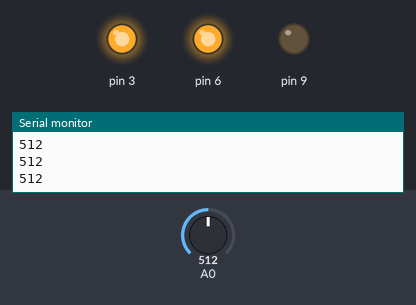
The sketch below on a simulated Arduino Uno, built with avr-gcc and run on an emulated ATmega328P. Parts: output pins drawn as LEDs (lit = HIGH), the last lines printed to the serial monitor. The inputs (shaded band) are chosen by the test bench; at power-on: A0 = 512.

Above: at 1.2 s.
1.3 s: A0 set to 494
At 2.3 s:
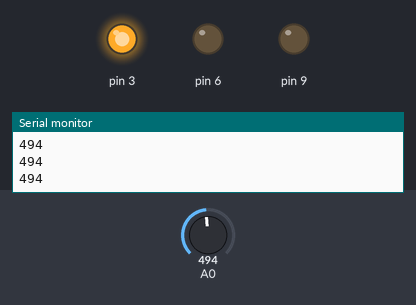
2.8 s: A0 set to 272
4.3 s: A0 set to 244
At 4.6 s:
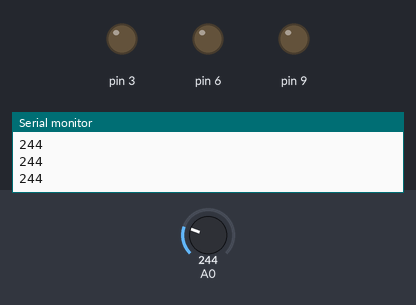
5.8 s: A0 set to 777
At 7.0 s:
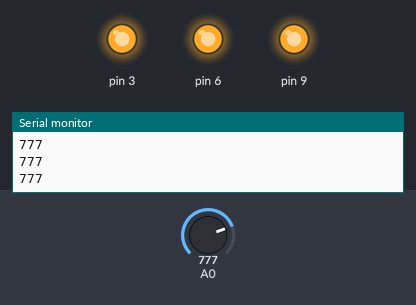
7.3 s: A0 set to 759
At 8.1 s:
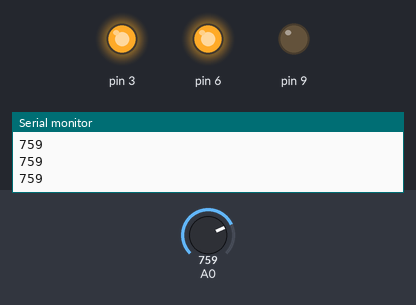
8.8 s: A0 set to 900
At 9.3 s:
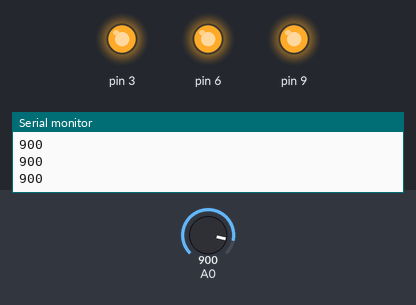
Timing chart, 0 to 11.3 s (numbered marks = the images above; inputs shaded):
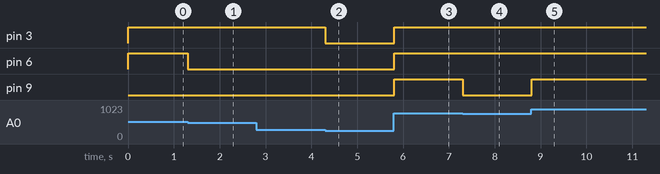

Measured:
- the behaviour switches between 512 and 511 on A0 (found by bisection; images 0 and 1)
- the behaviour switches between 256 and 255 on A0 (found by bisection; images 1 and 2)
- the behaviour switches between 768 and 767 on A0 (found by bisection; images 3 and 4)
- after the input at 1.3 s, pin 6: HIGH → LOW at once
- after the input at 4.3 s, pin 3: HIGH → LOW at once
- after the input at 5.8 s, pin 3, pin 6, pin 9: LOW → HIGH at once
- after the input at 7.3 s, pin 9: HIGH → LOW at once
- after the input at 8.8 s, pin 9: LOW → HIGH at once

The sketch:

Potentiometer.ino
```cpp
void setup() {
  // put your setup code here, to run once:
  Serial.begin(9600);
  pinMode(3, OUTPUT);
  pinMode(6, OUTPUT);
  pinMode(9, OUTPUT);
}

void loop() {
  // put your main code here, to run repeatedly:
  int val = analogRead(0);
  Serial.println(val);

  if(val <= 255) {
    digitalWrite(3, LOW);
    digitalWrite(6, LOW);
    digitalWrite(9, LOW);
  }
  else if(val > 255 && val <= 511) {
    digitalWrite(3, HIGH);
    digitalWrite(6, LOW);
    digitalWrite(9, LOW);
  }
  else if(val > 511 && val <= 767) {
    digitalWrite(3, HIGH);
    digitalWrite(6, HIGH);
    digitalWrite(9, LOW);
  }
  else {
    digitalWrite(3, HIGH);
    digitalWrite(6, HIGH);
    digitalWrite(9, HIGH);
  }

  //val = map(val, 0, 1023, 0, 255);
}
```
